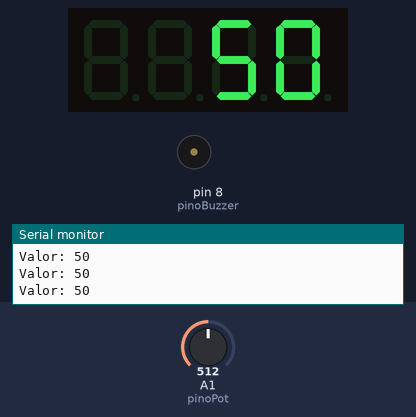
This sketch was run on a simulated Arduino Uno, built with avr-gcc and run on an emulated ATmega328P. Shown: 4-digit seven-segment display, buzzer (waves = sounding, pin HIGH), the last lines printed to the serial monitor. The inputs (shaded band) are chosen by the test bench; at power-on: A1 (pinoPot) = 512.

Above: at 1.2 s.
1.3 s: A1 (pinoPot) set to 921
2.8 s: A1 (pinoPot) set to 939
At 5.63 s:
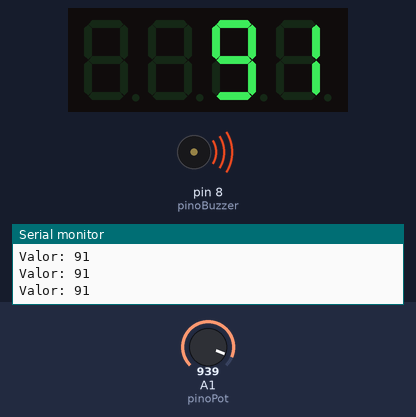
5.7 s: A1 (pinoPot) set to 900
At 6.3 s:
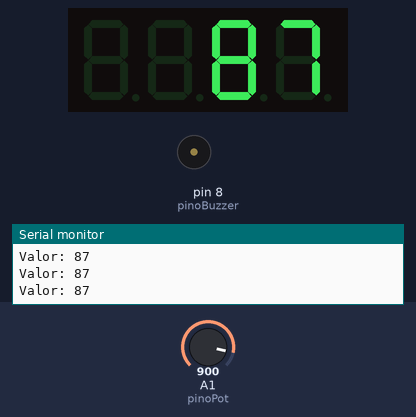
Timing chart, 0 to 8.7 s (numbered marks = the images above; inputs shaded):
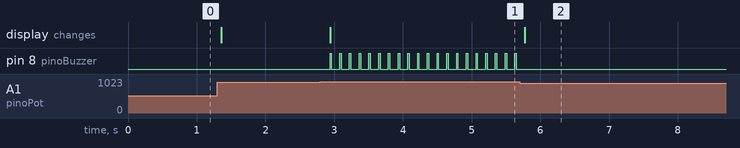

The sketch:

sketch_display.ino
```cpp
#include <TM1637Display.h>

// Definições dos pinos
const int CLK = 2;
const int DIO = 3;
const int pinoPot = A1;
const int pinoBuzzer = 8;

// Inicializa o display
TM1637Display display(CLK, DIO);

void setup() {
  pinMode(pinoBuzzer, OUTPUT);
  display.setBrightness(0x0f); // Brilho máximo
  Serial.begin(9600);
}

void loop() {
  int leitura = analogRead(pinoPot);

  // Mapeia a leitura (0-1023) para uma escala de 0 a 100%
  int porcentagem = map(leitura, 0, 1023, 0, 100);

  // Mostra o valor no display
  display.showNumberDec(porcentagem);

  // Lógica do Buzzer: se passar de 90%, ele dá um aviso sonoro
  if (porcentagem > 90) {
    digitalWrite(pinoBuzzer, HIGH);
    delay(20); // Bipe bem curto
    digitalWrite(pinoBuzzer, LOW);
  }

  // Debug no Monitor Serial
  Serial.print("Valor: ");
  Serial.println(porcentagem);

  delay(100); // Pequeno delay para estabilizar o display
}
```

Measured:
- the behaviour switches between 930 and 931 on A1 (pinoPot) (found by bisection; images 0 and 1)
- after the input at 2.8 s, pin 8 (pinoBuzzer): alternates HIGH for 0.02 s and LOW for 0.12 s, starting after 0.14 s; the display: changes after 0.14 s (image 1)
- after the input at 5.7 s, pin 8 (pinoBuzzer): stops changing and stays LOW; the display: changes after 0.07 s (image 2)
